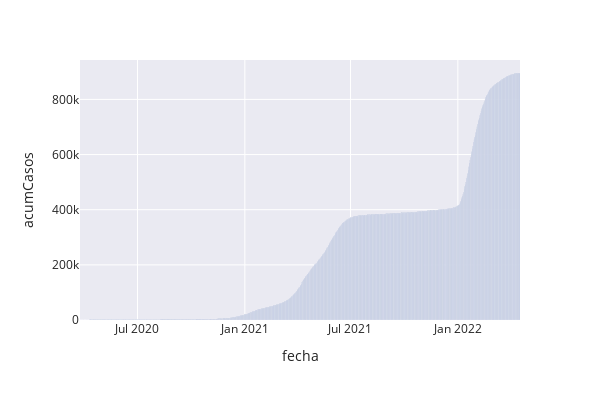

This figure's notebook cell:
### Markdown cell above
* Por el contrario, pandas admite que pasemos `kwargs` (keyword arguments) que son transferidos a la función/método del paquete correspondiente.
    * En este caso pasamos `width`, `height` y `template`.

### Code cell
data.plot(y="acumCasos", kind="bar", width=600, height=400, template="seaborn")

### Figure 1 — Plotly figure (JSON) as saved in the notebook; plotly's stock layout.template omitted (floating-point values rounded to 4 significant figures; data arrays with more than 128 entries replaced by an {"elided": "..."} marker saying what was removed)
{"data": [{"alignmentgroup": "True", "hovertemplate": "fecha=%{x}<br>acumCasos=%{y}<extra></extra>", "legendgroup": "", "marker": {"color": "rgb(76,114,176)", "pattern": {"shape": ""}}, "name": "", "offsetgroup": "", "orientation": "v", "showlegend": false, "textposition": "auto", "type": "bar", "x": {"elided": "753 str values"}, "xaxis": "x", "y": {"elided": "753 int values"}, "yaxis": "y"}], "layout": {"barmode": "relative", "height": 400, "legend": {"tracegroupgap": 0}, "margin": {"t": 60}, "width": 600, "xaxis": {"anchor": "y", "domain": [0, 1], "title": {"text": "fecha"}}, "yaxis": {"anchor": "x", "domain": [0, 1], "title": {"text": "acumCasos"}}}}
